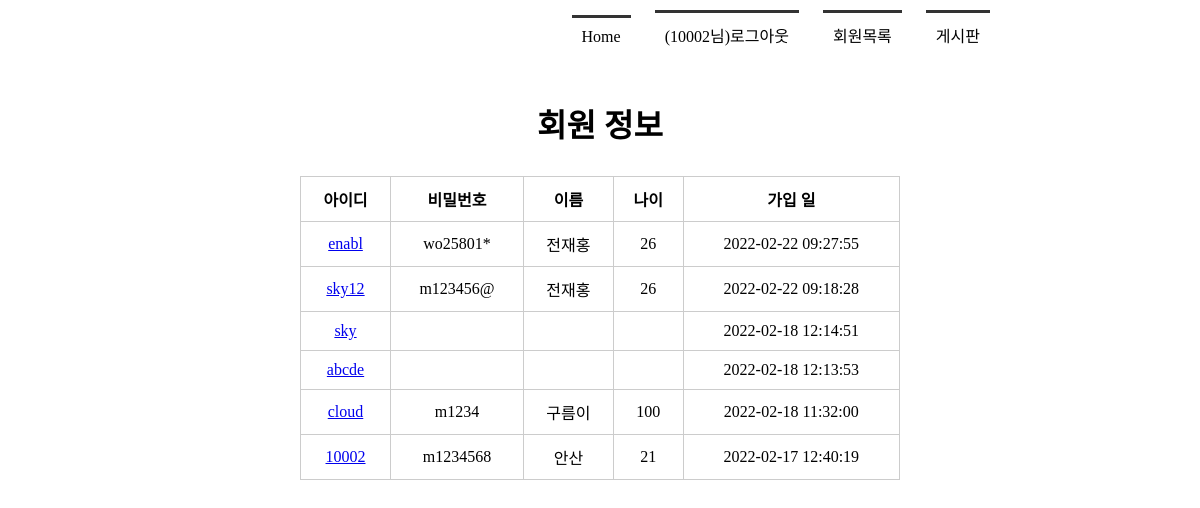
The app's page /memberlist/ (signed in) with its own data.
### tables this page shows
CREATE TABLE member(
            mid char(5) PRIMARY KEY,
            passwd  char(8) NOT NULL,
            name    text NOT NULL,
            age integer,
            regDate timestamp date DEFAULT (datetime('now', 'localtime'))
        );

### app.py (the view)
@app.route('/memberlist/')
def memberlist():
    conn = getconn()
    cur = conn.cursor()
    sql = "SELECT * FROM member ORDER BY regDate DESC"
    cur.execute(sql)
    rs = cur.fetchall()
    conn.close()
    return render_template('memberlist.html', rs = rs)

### app.py (called while the page is built)
def getconn():
    conn = sqlite3.connect("./members.db")
    return conn

### templates/memberlist.html (shortened to what this page needs)
<!DOCTYPE html>
<html lang="en">
<head>
    <link rel="stylesheet" href="{{ url_for('static', filename='style.css') }}">
</head>
<body>
<div id="container">
     {% include 'navbar.html' %}
     <section>
         <h1>회원 정보</h1>
         <table>
             <tr>
                 <th>아이디</th><th>비밀번호</th><th>이름</th><th>나이</th><th>가입 일</th>
             </tr>
             {% for i in rs %}
             <tr>
                 <td><a href="{{ url_for('member_view', id=i[0]) }}">{{ i[0] }}</a></td>
                 <td>{{ i[1] }}</td>
                 <td>{{ i[2] }}</td>
                 <td>{{ i[3] }}</td>
                 <td>{{ i[4] }}</td>
             </tr>
             {% endfor %}
         </table>
     </section>
</div>
</body>
</html>

### static/style.css (style rules this page uses)
* { margin: 0; padding: 0; }
#container { width: 1000px; margin: 0 auto; }
section { text-align: center; }
section h1 { font-size: 2em; margin-bottom: 30px; }
section table { width: 600px; margin:0 auto; border-collapse: collapse; }
section table, th, td { border: 1px solid #ccc; padding: 10px }

### records on screen
member: mid "enabl", passwd "wo25801*", name "전재홍", age "26", regDate "2022-02-22 09:27:55"
member: mid "sky12", passwd "m123456@", name "전재홍", age "26", regDate "2022-02-22 09:18:28"
member: mid "sky", regDate "2022-02-18 12:14:51"
member: mid "abcde", regDate "2022-02-18 12:13:53"
member: mid "cloud", passwd "m1234", name "구름이", age "100", regDate "2022-02-18 11:32:00"
member: mid "10002", passwd "m1234568", name "안산", age "21", regDate "2022-02-17 12:40:19"

### other values on screen
{{ session['userID'] }} "10002"
